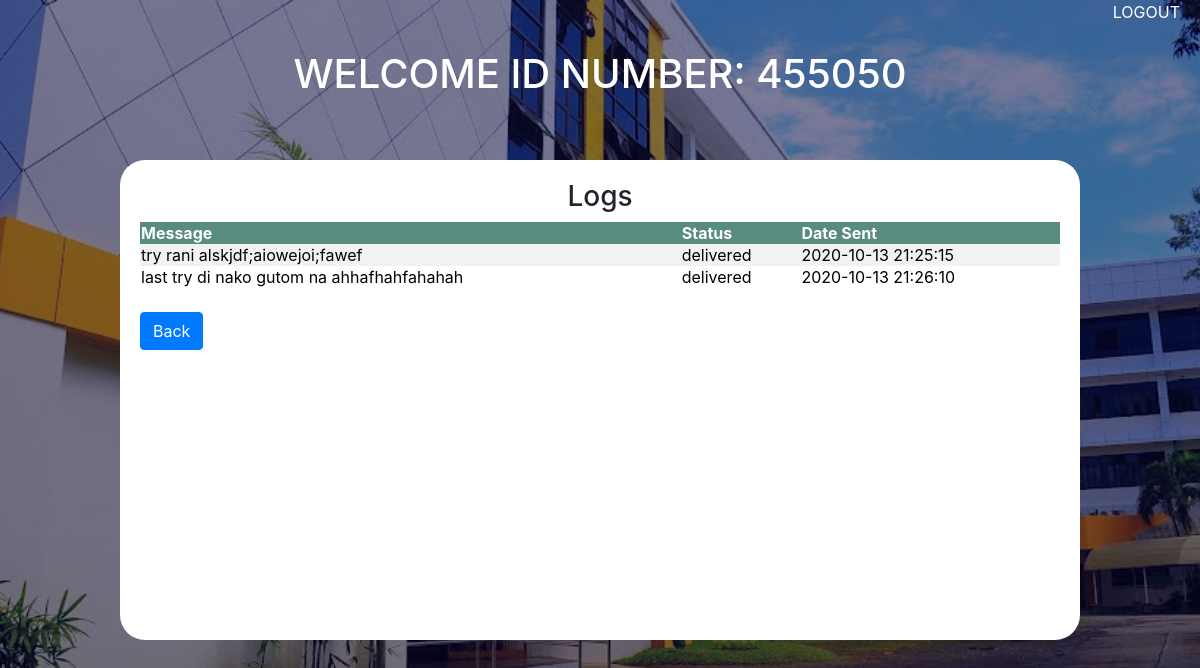
The page /messagelog.php?id=303030 (signed in) on the database its author committed.
### tables this page shows
CREATE TABLE `message_log` (
  `user_id` int(8) NOT NULL,
  `message` text DEFAULT NULL,
  `status` varchar(25) DEFAULT NULL,
  `date_sent` timestamp NOT NULL DEFAULT current_timestamp()
);

### messagelog.php (the view, shortened to what this page needs)
<html>
<head>
    <link rel="stylesheet" href="css/font-awesome.min.css">
    <link rel="stylesheet" type="text/css" href="css/homestyle.css">
    <link rel="stylesheet" type="text/css" href="css/bootstrap.min.css">
</head>
<body>
    <a class="float-right logout" href="logout.php">LOGOUT </a>
    <h1 class="display-5">Welcome ID Number: <?php echo $_SESSION['user_id']; ?> </h1>
    <div class="container" id="mainCont">
        <div class="tableCont">
            <h3>Logs</h3>
            <table id="table">
                <tr>
                    <th>Message</th>
                    <th>Status</th>
                    <th>Date Sent</th>
                </tr>
                <?php
                $con = mysqli_connect('localhost','root','');
                mysqli_select_db($con, 'twilio_sms');
                $sql = "SELECT * FROM message_log WHERE user_id='".$_GET['id']."' ";
                $result = $con->query($sql);
                if($result->num_rows > 0) {
                    while($row = $result-> fetch_assoc()) {
            ?>
                <tr>
                    <td><?php echo $row["message"]; ?></td>
                    <td><?php echo $row["status"]; ?></td>
                    <td><?php echo $row["date_sent"]; ?></td>
                </tr>
                <?php
                    }
                }
            ?>
            </table><br>
            <a href="home.php" class="btn btn-primary">Back</a>
        </div>
    </div>
</body>
</html>

### css/homestyle.css (style rules this page uses)
body { background: linear-gradient(rgba(0,0,50,0.5),rgba(0,0,50,0.5)), url(../image/bg-2.jpg); background-size: cover; background-position: center; }
.tableCont { position: absolute; top: 50%; left: 50%; width: 80%; height: 60%; background-color: #ffffff; border-radius: 25px; padding: 20px; transform: translate(-50%,-50%); }
h3 { text-align: center; }
h1 { margin-top: 50px !important; text-align: center; color: #ffffff; text-transform: uppercase; }
.float-right { margin-right: 20px; margin-top: -50px !important; }
.logout { color: #ffffff; }
table { border-collapse: collapse; width: 100%; color: #000000; text-align: left; }
th { background-color: #588c7e; color: white; }
tr:nth-child(even) { background-color: #f2f2f2; }

### rows shown on the page
message_log: message "try rani alskjdf;aiowejoi;fawef", status "delivered", date_sent "2020-10-13 21:25:15"
message_log: message "last try di nako gutom na ahhafhahfahahah", status "delivered", date_sent "2020-10-13 21:26:10"

### other values the page prints
$_SESSION['user_id'] "455050"
